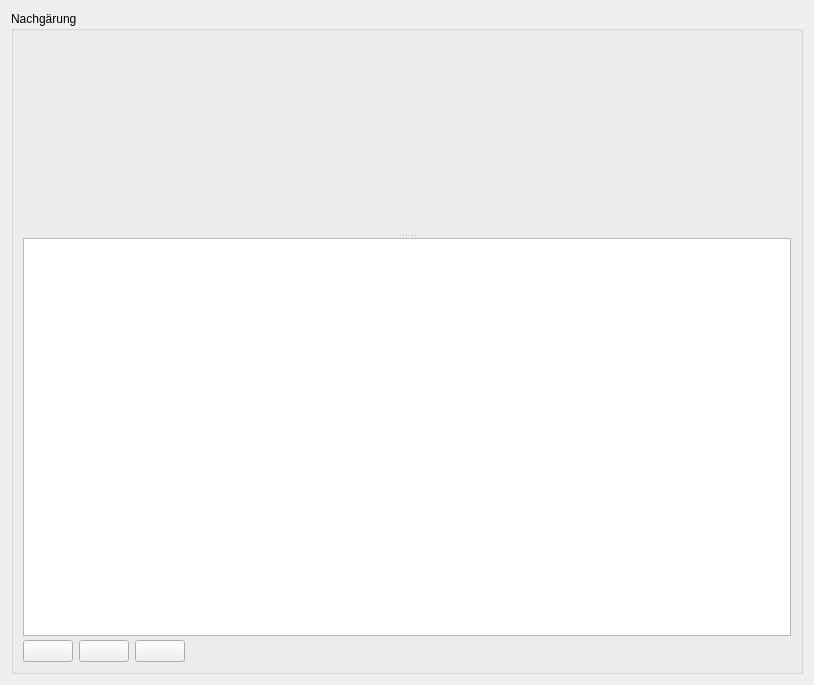
<?xml version="1.0" encoding="UTF-8"?>
<ui version="4.0">
 <class>TabGaerverlauf2</class>
 <widget class="QWidget" name="TabGaerverlauf2">
  <property name="geometry">
   <rect>
    <x>0</x>
    <y>0</y>
    <width>814</width>
    <height>685</height>
   </rect>
  </property>
  <property name="acceptDrops">
   <bool>true</bool>
  </property>
  <layout class="QVBoxLayout" name="verticalLayout">
   <property name="spacing">
    <number>4</number>
   </property>
   <item>
    <widget class="QGroupBox" name="groupBoxNachgaerung">
     <property name="title">
      <string>Nachgärung</string>
     </property>
     <layout class="QVBoxLayout" name="verticalLayout_2">
      <item>
       <widget class="QSplitter" name="splitterNachgaerung">
        <property name="orientation">
         <enum>Qt::Orientation::Vertical</enum>
        </property>
        <property name="childrenCollapsible">
         <bool>false</bool>
        </property>
        <widget class="Chart3" name="widget_DiaNachgaerverlauf" native="true">
         <property name="minimumSize">
          <size>
           <width>0</width>
           <height>100</height>
          </size>
         </property>
        </widget>
        <widget class="QWidget" name="verticalLayoutWidget_3">
         <layout class="QVBoxLayout" name="verticalLayout_6">
          <property name="spacing">
           <number>4</number>
          </property>
          <item>
           <widget class="TableView" name="tableWidget_Nachgaerverlauf">
            <property name="alternatingRowColors">
             <bool>true</bool>
            </property>
            <property name="selectionBehavior">
             <enum>QAbstractItemView::SelectionBehavior::SelectRows</enum>
            </property>
            <attribute name="verticalHeaderVisible">
             <bool>false</bool>
            </attribute>
           </widget>
          </item>
          <item>
           <widget class="QWidget" name="wdgEditNachgaerung" native="true">
            <layout class="QHBoxLayout" name="horizontalLayout_96">
             <property name="leftMargin">
              <number>0</number>
             </property>
             <property name="topMargin">
              <number>0</number>
             </property>
             <property name="rightMargin">
              <number>0</number>
             </property>
             <property name="bottomMargin">
              <number>0</number>
             </property>
             <item>
              <widget class="PushButton" name="btnAddNachgaerMessung">
               <property name="minimumSize">
                <size>
                 <width>50</width>
                 <height>0</height>
                </size>
               </property>
               <property name="toolTip">
                <string>&lt;html&gt;&lt;head/&gt;&lt;body&gt;&lt;p&gt;Hiermit wird eine &lt;span style=&quot; font-weight:600;&quot;&gt;Messung &lt;/span&gt;der &lt;span style=&quot; font-weight:600;&quot;&gt;Nachgärung&lt;/span&gt; hinzugefügt.&lt;/p&gt;&lt;p&gt;Der erste Messeintrag erfolgt automaisch, wenn im &lt;span style=&quot; font-weight:600;&quot;&gt;Tab Abfülldaten&lt;/span&gt; die Schnellgärprobe aktiviert ist. Der erste Eintrag ist dabei identisch mit der Stammwürze beim Anstellen im &lt;span style=&quot; font-weight:600;&quot;&gt;Tab Braudaten&lt;/span&gt;.&lt;/p&gt;&lt;/body&gt;&lt;/html&gt;</string>
               </property>
               <property name="icon">
                <iconset theme="plus"/>
               </property>
              </widget>
             </item>
             <item>
              <widget class="PushButton" name="btnDelNachgaerMessung">
               <property name="minimumSize">
                <size>
                 <width>50</width>
                 <height>0</height>
                </size>
               </property>
               <property name="toolTip">
                <string>&lt;html&gt;&lt;head/&gt;&lt;body&gt;&lt;p&gt;Hiermit werden die &lt;span style=&quot; font-weight:600;&quot;&gt;markierten Messungen gelöscht&lt;/span&gt;.&lt;/p&gt;&lt;p&gt;Eine Löschung kann erwünscht sein, wenn man den ersten automatischen Eintrag nicht möchte oder es Messfehler im Gärverlauf gibt, die das Gesamtbild verfälschen.&lt;/p&gt;&lt;/body&gt;&lt;/html&gt;</string>
               </property>
               <property name="icon">
                <iconset theme="minus"/>
               </property>
              </widget>
             </item>
             <item>
              <widget class="PushButton" name="btnImportNachgaerMessung">
               <property name="minimumSize">
                <size>
                 <width>50</width>
                 <height>0</height>
                </size>
               </property>
               <property name="toolTip">
                <string>&lt;html&gt;&lt;head/&gt;&lt;body&gt;&lt;p&gt;Hiermit kann eine &lt;span style=&quot; font-weight:600;&quot;&gt;CSV-Datei&lt;/span&gt; mit Messungen &lt;span style=&quot; font-weight:600;&quot;&gt;importiert&lt;/span&gt; werden.&lt;/p&gt;&lt;p&gt;Das Importieren kann auch per Drag &amp;amp; Drop erfolgen. Liegen externe Daten in einem anderen Format vor, müssen diese vorher konvertiert werden. Dabei sollte die Spaltenkonfiguration der des Kleinen Brauhelfers entsprechen.&lt;/p&gt;&lt;/body&gt;&lt;/html&gt;</string>
               </property>
               <property name="icon">
                <iconset theme="import"/>
               </property>
              </widget>
             </item>
             <item>
              <spacer name="horizontalSpacer_69">
               <property name="orientation">
                <enum>Qt::Orientation::Horizontal</enum>
               </property>
               <property name="sizeHint" stdset="0">
                <size>
                 <width>18</width>
                 <height>20</height>
                </size>
               </property>
              </spacer>
             </item>
            </layout>
           </widget>
          </item>
         </layout>
        </widget>
       </widget>
      </item>
     </layout>
    </widget>
   </item>
  </layout>
 </widget>
 <customwidgets>
  <customwidget>
   <class>PushButton</class>
   <extends>QPushButton</extends>
   <header>widgets/pushbutton.h</header>
  </customwidget>
  <customwidget>
   <class>TableView</class>
   <extends>QTableView</extends>
   <header>widgets/tableview.h</header>
  </customwidget>
  <customwidget>
   <class>Chart3</class>
   <extends>QWidget</extends>
   <header>charts/chart3.h</header>
   <container>1</container>
  </customwidget>
 </customwidgets>
 <tabstops>
  <tabstop>tableWidget_Nachgaerverlauf</tabstop>
  <tabstop>btnAddNachgaerMessung</tabstop>
  <tabstop>btnDelNachgaerMessung</tabstop>
  <tabstop>btnImportNachgaerMessung</tabstop>
 </tabstops>
 <resources/>
 <connections/>
</ui>
